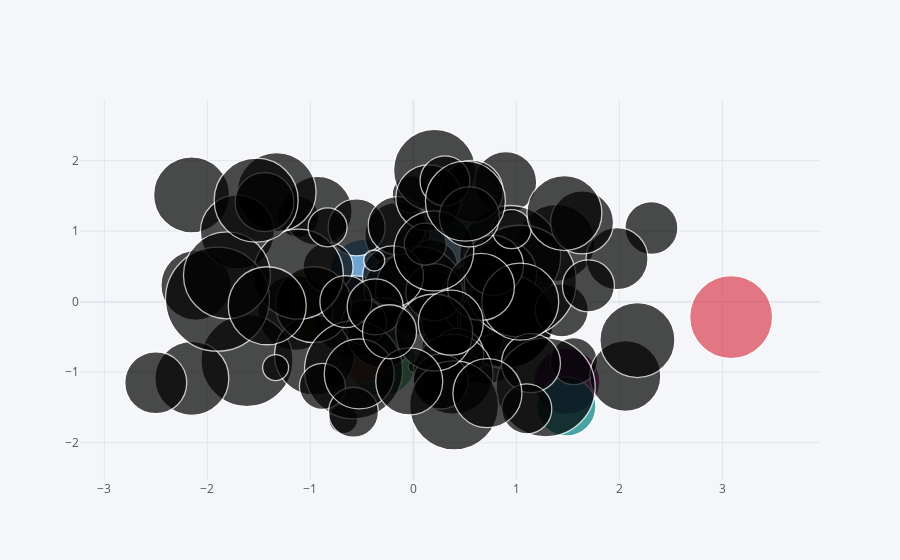

Here is the notebook cell this chart was saved with:
### Code cell
df.iplot(kind = 'bubble' , x = "A" , y = "B" ,size = "C") #incase of plotly
